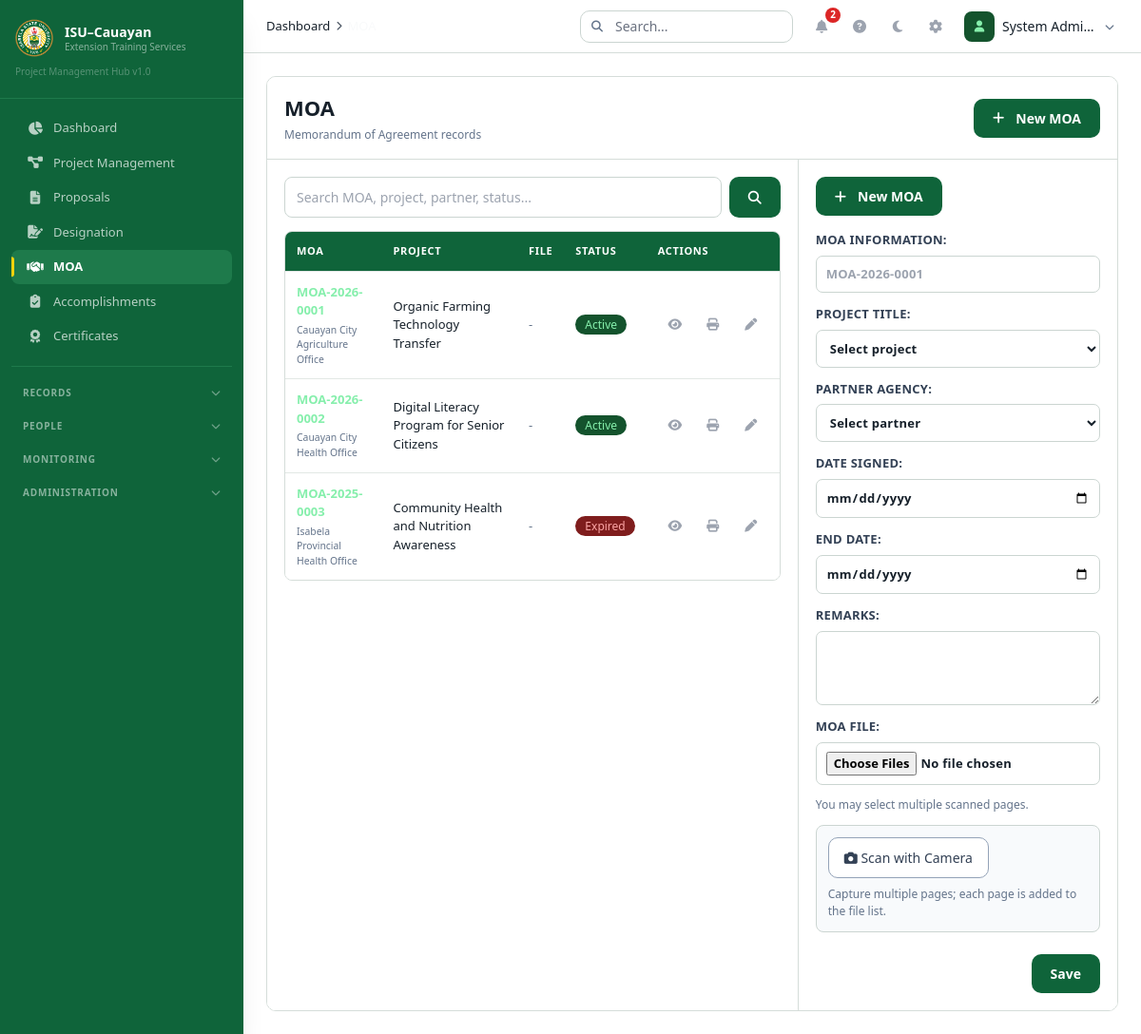
Before: /index.php?module=moa (signed in) with the older database file.
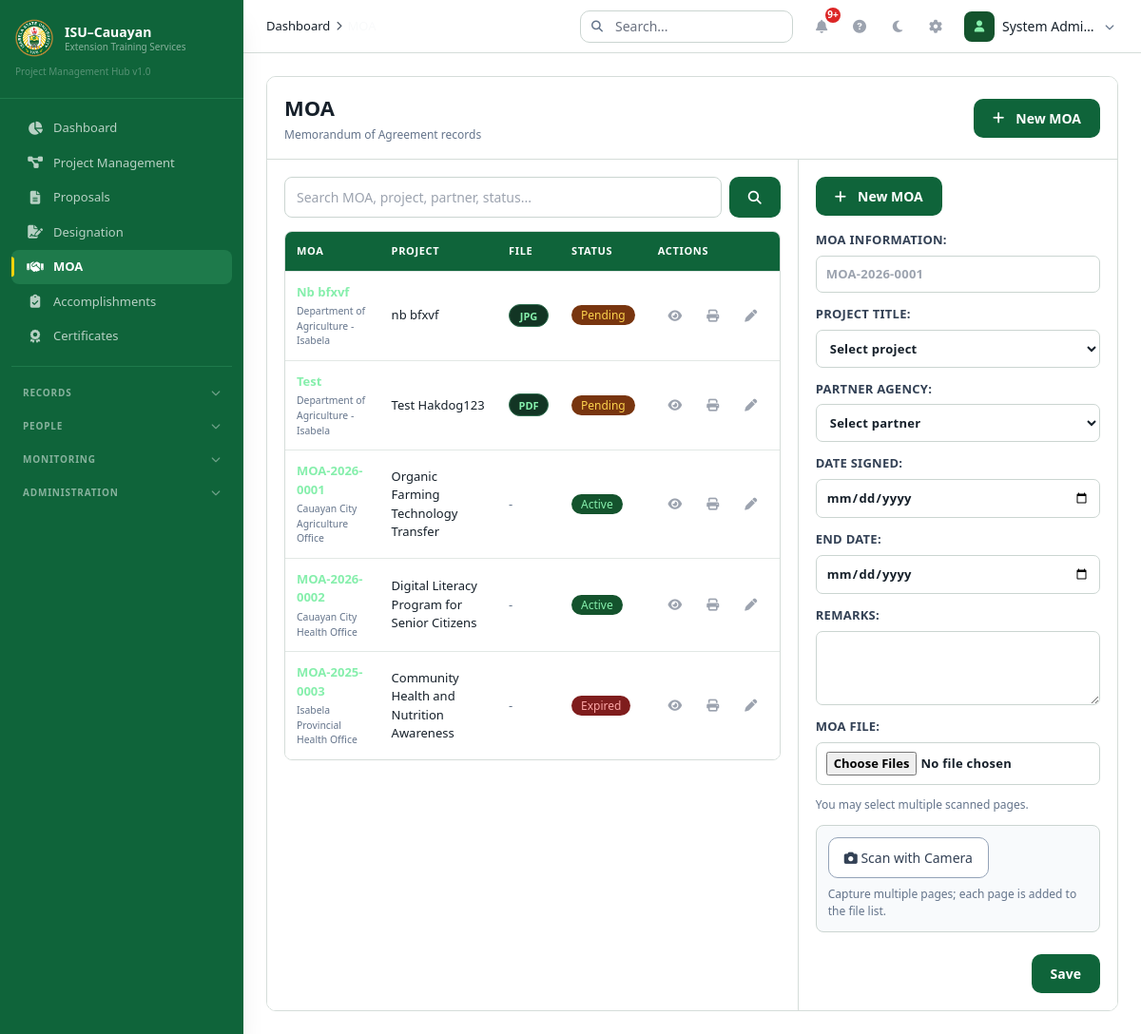
After: the same page with the newer database file.
### tables this page shows
CREATE TABLE `moas` (
  `id` int(11) NOT NULL,
  `moa_number` varchar(30) NOT NULL,
  `project_id` int(11) NOT NULL,
  `partner_agency_id` int(11) DEFAULT NULL,
  `date_signed` date DEFAULT NULL,
  `expiration_date` date DEFAULT NULL,
  `status` enum('pending','active','expired','terminated') NOT NULL DEFAULT 'pending',
  `attachment` varchar(255) DEFAULT NULL,
  `attachments` longtext DEFAULT NULL,
  `remarks` text DEFAULT NULL,
  `created_by` int(11) NOT NULL,
  `created_at` datetime NOT NULL DEFAULT current_timestamp(),
  `updated_at` datetime NOT NULL DEFAULT current_timestamp() ON UPDATE current_timestamp()
);

CREATE TABLE `partner_agencies` (
  `id` int(11) NOT NULL,
  `name` varchar(255) NOT NULL,
  `agency_type` enum('government','ngo','private','academic') DEFAULT NULL,
  `contact_person` varchar(200) DEFAULT NULL,
  `contact_number` varchar(20) DEFAULT NULL,
  `email` varchar(100) DEFAULT NULL,
  `address` text DEFAULT NULL,
  `is_active` tinyint(1) NOT NULL DEFAULT 1,
  `created_at` datetime NOT NULL DEFAULT current_timestamp(),
  `updated_at` datetime NOT NULL DEFAULT current_timestamp() ON UPDATE current_timestamp()
);

CREATE TABLE `projects` (
  `id` int(11) NOT NULL,
  `project_code` varchar(30) NOT NULL,
  `program_id` int(11) DEFAULT NULL,
  `title` varchar(255) NOT NULL,
  `description` text DEFAULT NULL,
  `start_date` date DEFAULT NULL,
  `end_date` date DEFAULT NULL,
  `budget` decimal(15,2) NOT NULL DEFAULT 0.00,
  `funding_source_id` int(11) DEFAULT NULL,
  `partner_agency_id` int(11) DEFAULT NULL,
  `beneficiary_group_id` int(11) DEFAULT NULL,
  `location` varchar(255) DEFAULT NULL,
  `objectives` text DEFAULT NULL,
  `expected_outputs` text DEFAULT NULL,
  `status` enum('draft','pending','approved','ongoing','completed','cancelled','archived') NOT NULL DEFAULT 'draft',
  `completion_percentage` int(3) NOT NULL DEFAULT 0,
  `created_by` int(11) NOT NULL,
  `created_at` datetime NOT NULL DEFAULT current_timestamp(),
  `updated_at` datetime NOT NULL DEFAULT current_timestamp() ON UPDATE current_timestamp(),
  `deleted_at` datetime DEFAULT NULL
);

### controllers/Controllers.php (called while the page is built, shortened)
<?php
require_once __DIR__ . '/../config/helpers.php';
require_once __DIR__ . '/../includes/Permissions.php';
class MoaController {
    public function index() {
        $page = max(1, intval($_GET['page'] ?? 1));
        $limit = ITEMS_PER_PAGE;
        $offset = ($page - 1) * $limit;
        $searchWhere = '';
        $searchParams = [];
        $role = $_SESSION['role'] ?? '';
        if ($role === 'admin' || $role === 'viewer') {
            $stmt = db()->prepare("SELECT m.*, p.title as project_title, pa.name as partner_name FROM moas m LEFT JOIN projects p ON m.project_id = p.id LEFT JOIN partner_agencies pa ON m.partner_agency_id = pa.id WHERE 1=1{$searchWhere} ORDER BY m.created_at DESC LIMIT ? OFFSET ?");
            $stmt->execute(array_merge($searchParams, [$limit, $offset]));
            $moas = $stmt->fetchAll();
        }
        require_once __DIR__ . '/../layouts/header.php';
        require_once __DIR__ . '/../views/moa/index.php';
        require_once __DIR__ . '/../layouts/footer.php';
    }
}

### config/Database.php (called while the page is built, shortened)
<?php
class Database {
    private static $instance = null;
    private $conn;
    private function __construct() {
        try {
            $dsn = "mysql:host=" . DB_HOST . ";dbname=" . DB_NAME . ";charset=" . DB_CHARSET;
            $this->conn = new PDO($dsn, DB_USER, DB_PASS, [
                PDO::ATTR_ERRMODE => PDO::ERRMODE_EXCEPTION,
                PDO::ATTR_DEFAULT_FETCH_MODE => PDO::FETCH_ASSOC,
                PDO::ATTR_EMULATE_PREPARES => false,
            ]);
        } catch (PDOException $e) {
            die("Database connection failed: " . $e->getMessage());
        }
    }
    public static function getInstance() {
        if (self::$instance === null) self::$instance = new self();
        return self::$instance;
    }
    public function getConnection() { return $this->conn; }
}

### includes/Permissions.php (called while the page is built, shortened)
<?php
class Permissions {
    public static function getRole() { return $_SESSION['role'] ?? ''; }
    public static function isAdmin() { return self::getRole() === 'admin'; }
    public static function canManageMoa() { return self::isAdmin(); }
}

### views/moa/index.php (the view, shortened to what the changed rows need)
<?php
$canManageMoa = Permissions::canManageMoa();
?>
<div class="sketch-board">
    <div class="sketch-head">
        <div><h1>MOA</h1><p>Memorandum of Agreement records</p></div>
    </div>
    <div class="moa-sketch">
        <section class="moa-list">
            <div class="moa-table-wrap">
                <table class="moa-table">
                    <thead><tr><th>MOA</th><th>Project</th><th>File</th><th>Status</th><th>Actions</th></tr></thead>
                    <tbody>
                    <?php foreach($moas as $m): ?>
                        <tr>
                            <td>
                                <span class="moa-code"><?= e($m['moa_number']) ?></span>
                                <small><?= e($m['partner_name'] ?? '-') ?></small>
                            </td>
                            <td><?= e($m['project_title'] ?? '-') ?></td>
                            <td><?php if(!empty($m['attachment'])): ?><span class="file-extension-pill"><?= e(strtoupper(pathinfo($m['attachment'], PATHINFO_EXTENSION))) ?></span><?php else: ?><span class="text-[#6B7280]">-</span><?php endif; ?></td>
                            <td><?= getStatusBadge($m['status']) ?></td>
                            <td>
                                <div class="moa-row-actions">
                                    <button onclick="viewMoa(<?= (int)$m['id'] ?>, this)" class="action-btn" title="View" aria-label="View"><i class="fas fa-eye"></i></button>
                                    <button onclick="printMoa(<?= (int)$m['id'] ?>, <?= !empty($m['attachment']) ? 'true' : 'false' ?>)" class="action-btn" title="Print" aria-label="Print"><i class="fas fa-print"></i></button>
                                    <?php if ($canManageMoa): ?><button onclick="editMoa(<?= (int)$m['id'] ?>, this)" class="action-btn" title="Edit" aria-label="Edit"><i class="fas fa-pen"></i></button><?php endif; ?>
                                </div>
                            </td>
                        </tr>
                    <?php endforeach; ?>
                    </tbody>
                </table>
            </div>
        </section>
    </div>
</div>

### layouts/sidebar.php (shortened to what the changed rows need)
<?php
$currentPage = $_GET['module'] ?? 'dashboard';
$projectPages = ['projects', 'programs', 'components', 'activities', 'project-files'];
$primaryItems = [
    ['icon' => 'fas fa-chart-pie', 'label' => 'Dashboard', 'module' => 'dashboard', 'roles' => ['admin','faculty','viewer']],
    ['icon' => 'fas fa-diagram-project', 'label' => 'Project Management', 'module' => 'projects', 'roles' => ['admin','faculty','viewer'], 'children' => [
        ['icon' => 'fas fa-layer-group', 'label' => 'Programs', 'module' => 'programs'],
        ['icon' => 'fas fa-folder-open', 'label' => 'Projects', 'module' => 'projects'],
        ['icon' => 'fas fa-puzzle-piece', 'label' => 'Components', 'module' => 'components'],
        ['icon' => 'fas fa-calendar-check', 'label' => 'Activities', 'module' => 'activities'],
        ['icon' => 'fas fa-folder-tree', 'label' => 'Files', 'module' => 'project-files'],
    ]],
    ['icon' => 'fas fa-file-alt', 'label' => 'Proposals', 'module' => 'proposals', 'roles' => ['admin','faculty']],
    ['icon' => 'fas fa-file-signature', 'label' => 'Designation', 'module' => 'designations', 'roles' => ['admin','faculty','viewer']],
    ['icon' => 'fas fa-handshake', 'label' => 'MOA', 'module' => 'moa', 'roles' => ['admin','faculty','viewer']],
    ['icon' => 'fas fa-clipboard-check', 'label' => 'Accomplishments', 'module' => 'reports', 'roles' => ['admin','faculty','viewer']],
    ['icon' => 'fas fa-award', 'label' => 'Certificates', 'module' => 'certificates', 'roles' => ['admin','faculty','viewer']],
];
$navGroups = [
    'records' => [
        'label' => 'Records',
        'items' => [
            ['icon' => 'fas fa-archive', 'label' => 'Documents', 'module' => 'documents', 'roles' => ['admin','faculty','viewer']],
        ]
    ],
    'people' => [
        'label' => 'People',
        'items' => [
            ['icon' => 'fas fa-user-tie', 'label' => 'Faculty', 'module' => 'faculty', 'roles' => ['admin','viewer']],
            ['icon' => 'fas fa-building', 'label' => 'Partners', 'module' => 'partners', 'roles' => ['admin']],
            ['icon' => 'fas fa-people-group', 'label' => 'Beneficiaries', 'module' => 'beneficiaries', 'roles' => ['admin']],
        ]
    ],
    'monitoring' => [
        'label' => 'Monitoring',
        'items' => [
            ['icon' => 'fas fa-chart-bar', 'label' => 'Analytics', 'module' => 'analytics', 'roles' => ['admin','viewer']],
            ['icon' => 'fas fa-history', 'label' => 'Audit Logs', 'module' => 'audit-logs', 'roles' => ['admin']],
        ]
    ],
    'admin' => [
        'label' => 'Administration',
        'items' => [
            ['icon' => 'fas fa-users-cog', 'label' => 'Users', 'module' => 'users', 'roles' => ['admin']],
            ['icon' => 'fas fa-cog', 'label' => 'Settings', 'module' => 'settings', 'roles' => ['admin']],
        ]
    ],
];
$activeGroup = '';
?>
<aside id="sidebar" class="sidebar fixed inset-y-0 left-0 z-50 w-64 transform -translate-x-full lg:translate-x-0 transition-transform duration-200 ease-in-out shadow-xl">
    <div class="px-4 py-5 border-b border-[#1E7A4B]">
        <div class="flex items-center gap-3">
            <div>
                <h2 class="text-white font-bold text-sm leading-tight">ISU–Cauayan</h2>
            </div>
        </div>
    </div>
    <nav class="mt-3 px-3 overflow-y-auto h-[calc(100vh-7rem)]" aria-label="Main navigation">
        <div class="pb-3 mb-3 border-b border-[#1E7A4B]" data-primary-navigation>
            <?php foreach ($primaryItems as $item): ?>
                <?php if (!in_array($user['role'], $item['roles'], true)) continue;
                $isActive = $currentPage === $item['module'] || ($item['module'] === 'projects' && in_array($currentPage, $projectPages, true)); ?>
                <a href="<?= SITE_URL ?>/index.php?module=<?= $item['module'] ?>" class="sidebar-item <?= $isActive ? 'active' : '' ?>" <?= $isActive ? 'aria-current="page"' : '' ?> aria-label="<?= e($item['label']) ?>">
                    <i class="<?= $item['icon'] ?>" aria-hidden="true"></i><span><?= e($item['label']) ?></span>
                </a>
            <?php endforeach; ?>
        </div>
        <?php foreach ($navGroups as $groupKey => $group): ?>
            <?php
            $isOpen = ($activeGroup === $groupKey);
            ?>
            <div class="sidebar-group <?= $isOpen ? 'open' : '' ?>" data-group="<?= $groupKey ?>">
                <div class="sidebar-group-header" onclick="toggleSidebarGroup('<?= $groupKey ?>')" role="button" tabindex="0" aria-expanded="<?= $isOpen ? 'true' : 'false' ?>">
                    <span class="group-label"><?= $group['label'] ?></span>
                    <i class="fas fa-chevron-down group-chevron"></i>
                </div>
            </div>
        <?php endforeach; ?>
    </nav>
</aside>

### layouts/topnav.php (shortened to what the changed rows need)
<?php
$user = currentUser();
$notifCount = getUnreadNotificationCount($user['id']);
$currentPage = $_GET['module'] ?? 'dashboard';
$pageLabels = [
    'dashboard' => 'Dashboard',
    'programs' => 'Programs',
    'projects' => 'Project Management',
    'project-files' => 'Project Files',
    'designations' => 'Designation',
    'components' => 'Components',
    'activities' => 'Activities',
    'faculty' => 'Faculty',
    'proposals' => 'Proposals',
    'documents' => 'Documents',
    'explorer' => 'Drive',
    'reports' => 'Accomplishments',
    'moa' => 'MOA',
    'certificates' => 'Certificates',
    'partners' => 'Partner Agencies',
    'beneficiaries' => 'Beneficiaries',
    'notifications' => 'Notifications',
    'audit-logs' => 'Audit Logs',
    'settings' => 'Settings',
];
$breadcrumbs = [['label' => 'Dashboard', 'url' => SITE_URL . '/index.php']];
if ($currentPage !== 'dashboard') {
    $breadcrumbs[] = ['label' => $pageLabels[$currentPage] ?? ucfirst($currentPage), 'url' => SITE_URL . '/index.php?module=' . $currentPage];
}
?>
<header class="bg-[#1F2937] border-b border-[#374151] h-14 flex items-center justify-between px-4 md:px-6 sticky top-0 z-30">
    <div class="flex items-center gap-4">
        <nav class="breadcrumb hidden md:flex" aria-label="Breadcrumb">
            <?php foreach ($breadcrumbs as $i => $crumb): ?>
                <?php if ($i > 0): ?>
                    <span class="breadcrumb-separator"><i class="fas fa-chevron-right"></i></span>
                <?php endif; ?>
                <?php if ($crumb['url'] && $i < count($breadcrumbs) - 1): ?>
                    <a href="<?= $crumb['url'] ?>" class="breadcrumb-item hover:text-[#D1D5DB] transition-colors"><?= $crumb['label'] ?></a>
                <?php else: ?>
                    <span class="breadcrumb-item active"><?= $crumb['label'] ?></span>
                <?php endif; ?>
            <?php endforeach; ?>
        </nav>
    </div>
    <div class="flex items-center gap-1">
        <div class="relative" id="notif-dropdown-container">
            <button onclick="toggleNotifDropdown()" class="action-btn relative" aria-label="Notifications">
                <i class="fas fa-bell text-sm"></i>
                <?php if ($notifCount > 0): ?>
                    <span class="absolute -top-0.5 -right-0.5 bg-[#DC2626] text-white text-[10px] rounded-full w-4 h-4 flex items-center justify-center font-bold" id="notif-badge"><?= $notifCount > 9 ? '9+' : $notifCount ?></span>
                <?php endif; ?>
            </button>
        </div>
    </div>
</header>

### config/helpers.php (shortened to what the changed rows need)
<?php
require_once __DIR__ . '/Database.php';
function db() { return Database::getInstance()->getConnection(); }
function currentUser() {
    return [
        'id' => $_SESSION['user_id'] ?? null,
        'username' => $_SESSION['username'] ?? '',
        'email' => $_SESSION['email'] ?? '',
        'role' => $_SESSION['role'] ?? '',
        'name' => $_SESSION['user_name'] ?? '',
    ];
}
function e($str) { return htmlspecialchars($str ?? '', ENT_QUOTES, 'UTF-8'); }
function getStatusBadge($status) {
    $classes = [
        'draft' => 'bg-[#374151] text-[#E5E7EB]',
        'pending' => 'bg-[#78350F] text-[#FCD34D]',
        'submitted' => 'bg-[#1E3A8A] text-[#BFDBFE]',
        'under_review' => 'bg-[#1E3A8A] text-[#BFDBFE]',
        'active' => 'bg-[#14532D] text-[#86EFAC]',
        'ongoing' => 'bg-[#14532D] text-[#86EFAC]',
        'approved' => 'bg-[#14532D] text-[#86EFAC]',
        'completed' => 'bg-[#14532D] text-[#86EFAC]',
        'archived' => 'bg-[#374151] text-[#9CA3AF]',
        'returned' => 'bg-[#78350F] text-[#FCD34D]',
        'rejected' => 'bg-[#7F1D1D] text-[#FCA5A5]',
        'cancelled' => 'bg-[#7F1D1D] text-[#FCA5A5]',
        'expired' => 'bg-[#7F1D1D] text-[#FCA5A5]',
        'terminated' => 'bg-[#7F1D1D] text-[#FCA5A5]',
        'planned' => 'bg-[#374151] text-[#E5E7EB]',
        'in_progress' => 'bg-[#1E3A8A] text-[#BFDBFE]',
        'generated' => 'bg-[#1E3A8A] text-[#BFDBFE]',
        'printed' => 'bg-[#78350F] text-[#FCD34D]',
        'claimed' => 'bg-[#14532D] text-[#86EFAC]',
    ];
    $labels = ['under_review' => 'Under Review', 'in_progress' => 'In Progress'];
    $class = $classes[$status] ?? 'bg-[#374151] text-[#E5E7EB]';
    $label = $labels[$status] ?? ucfirst(str_replace('_', ' ', $status));
    return '<span class="px-2.5 py-0.5 rounded-full text-xs font-medium ' . $class . '">' . $label . '</span>';
}
function getUnreadNotificationCount($userId) {
    $stmt = db()->prepare("SELECT COUNT(*) as count FROM notifications WHERE user_id = ? AND is_read = 0");
    $stmt->execute([$userId]);
    return $stmt->fetch()['count'];
}

Changed rows visible on the page:
added moas: moa_number "Nb bfxvf", partner_agency.name "Department of Agriculture - Isabela", project.title "nb bfxvf", attachment "JPG", status "Pending"
added moas: moa_number "Test", partner_agency.name "Department of Agriculture - Isabela", project.title "Test Hakdog123", attachment "PDF", status "Pending"
Other visible differences:
$notifCount: "2" → (not shown)
text now shown: "9+"
